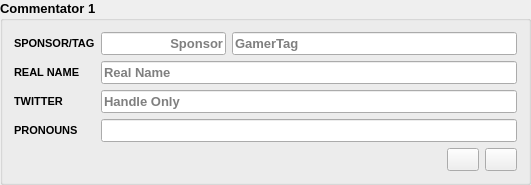
<?xml version="1.0" encoding="UTF-8"?>
<ui version="4.0">
 <class>GroupBox</class>
 <widget class="QGroupBox" name="GroupBox">
  <property name="geometry">
   <rect>
    <x>0</x>
    <y>0</y>
    <width>531</width>
    <height>167</height>
   </rect>
  </property>
  <property name="sizePolicy">
   <sizepolicy hsizetype="Preferred" vsizetype="Maximum">
    <horstretch>0</horstretch>
    <verstretch>0</verstretch>
   </sizepolicy>
  </property>
  <property name="font">
   <font>
    <family>Ubuntu</family>
    <pointsize>10</pointsize>
    <weight>75</weight>
    <italic>false</italic>
    <bold>true</bold>
   </font>
  </property>
  <property name="windowTitle">
   <string>GroupBox</string>
  </property>
  <property name="title">
   <string>Commentator 1</string>
  </property>
  <layout class="QFormLayout" name="formLayout">
   <item row="1" column="0">
    <widget class="QLabel" name="nameLabel">
     <property name="font">
      <font>
       <family>Ubuntu</family>
       <pointsize>8</pointsize>
       <weight>75</weight>
       <italic>false</italic>
       <bold>true</bold>
      </font>
     </property>
     <property name="text">
      <string>SPONSOR/TAG</string>
     </property>
    </widget>
   </item>
   <item row="1" column="1">
    <layout class="QHBoxLayout" name="horizontalLayout">
     <item>
      <widget class="QLineEdit" name="team">
       <property name="sizePolicy">
        <sizepolicy hsizetype="Maximum" vsizetype="Fixed">
         <horstretch>0</horstretch>
         <verstretch>0</verstretch>
        </sizepolicy>
       </property>
       <property name="font">
        <font>
         <family>Ubuntu</family>
         <pointsize>10</pointsize>
         <weight>75</weight>
         <italic>false</italic>
         <bold>true</bold>
        </font>
       </property>
       <property name="alignment">
        <set>Qt::AlignRight|Qt::AlignTrailing|Qt::AlignVCenter</set>
       </property>
       <property name="placeholderText">
        <string>Sponsor</string>
       </property>
      </widget>
     </item>
     <item>
      <widget class="QLineEdit" name="name">
       <property name="font">
        <font>
         <family>Ubuntu</family>
         <pointsize>10</pointsize>
         <weight>75</weight>
         <italic>false</italic>
         <bold>true</bold>
        </font>
       </property>
       <property name="placeholderText">
        <string>GamerTag</string>
       </property>
      </widget>
     </item>
    </layout>
   </item>
   <item row="2" column="0">
    <widget class="QLabel" name="real_nameLabel">
     <property name="font">
      <font>
       <family>Ubuntu</family>
       <pointsize>8</pointsize>
       <weight>75</weight>
       <italic>false</italic>
       <bold>true</bold>
      </font>
     </property>
     <property name="text">
      <string>REAL NAME</string>
     </property>
    </widget>
   </item>
   <item row="2" column="1">
    <widget class="QLineEdit" name="real_name">
     <property name="font">
      <font>
       <family>Ubuntu</family>
       <pointsize>10</pointsize>
       <weight>75</weight>
       <italic>false</italic>
       <bold>true</bold>
      </font>
     </property>
     <property name="placeholderText">
      <string>Real Name</string>
     </property>
    </widget>
   </item>
   <item row="3" column="0">
    <widget class="QLabel" name="twitterLabel">
     <property name="font">
      <font>
       <family>Ubuntu</family>
       <pointsize>8</pointsize>
       <weight>75</weight>
       <italic>false</italic>
       <bold>true</bold>
      </font>
     </property>
     <property name="text">
      <string>TWITTER</string>
     </property>
    </widget>
   </item>
   <item row="3" column="1">
    <widget class="QLineEdit" name="twitter">
     <property name="font">
      <font>
       <family>Ubuntu</family>
       <pointsize>10</pointsize>
       <weight>75</weight>
       <italic>false</italic>
       <bold>true</bold>
      </font>
     </property>
     <property name="placeholderText">
      <string>Handle Only</string>
     </property>
    </widget>
   </item>
   <item row="4" column="0">
    <widget class="QLabel" name="pronounLabel">
     <property name="font">
      <font>
       <family>Ubuntu</family>
       <pointsize>8</pointsize>
       <weight>75</weight>
       <italic>false</italic>
       <bold>true</bold>
      </font>
     </property>
     <property name="text">
      <string>PRONOUNS</string>
     </property>
    </widget>
   </item>
   <item row="4" column="0" colspan="2">
    <widget class="QLineEdit" name="pronoun">
     <property name="font">
      <font>
       <family>Ubuntu</family>
       <pointsize>10</pointsize>
       <weight>75</weight>
       <italic>false</italic>
       <bold>true</bold>
      </font>
     </property>
    </widget>
   </item>
   <item row="5" column="0" colspan="2">
    <layout class="QHBoxLayout" name="horizontalLayout_4">
     <item>
      <spacer name="horizontalSpacer">
       <property name="orientation">
        <enum>Qt::Horizontal</enum>
       </property>
       <property name="sizeHint" stdset="0">
        <size>
         <width>40</width>
         <height>20</height>
        </size>
       </property>
      </spacer>
     </item>
     <item alignment="Qt::AlignRight">
      <widget class="QPushButton" name="btUp">
       <property name="sizePolicy">
        <sizepolicy hsizetype="Maximum" vsizetype="Fixed">
         <horstretch>0</horstretch>
         <verstretch>0</verstretch>
        </sizepolicy>
       </property>
       <property name="maximumSize">
        <size>
         <width>32</width>
         <height>16777215</height>
        </size>
       </property>
       <property name="layoutDirection">
        <enum>Qt::RightToLeft</enum>
       </property>
       <property name="text">
        <string/>
       </property>
      </widget>
     </item>
     <item alignment="Qt::AlignRight">
      <widget class="QPushButton" name="btDown">
       <property name="sizePolicy">
        <sizepolicy hsizetype="Maximum" vsizetype="Fixed">
         <horstretch>0</horstretch>
         <verstretch>0</verstretch>
        </sizepolicy>
       </property>
       <property name="maximumSize">
        <size>
         <width>32</width>
         <height>16777215</height>
        </size>
       </property>
       <property name="layoutDirection">
        <enum>Qt::RightToLeft</enum>
       </property>
       <property name="text">
        <string/>
       </property>
      </widget>
     </item>
    </layout>
   </item>
  </layout>
 </widget>
 <resources/>
 <connections/>
</ui>
